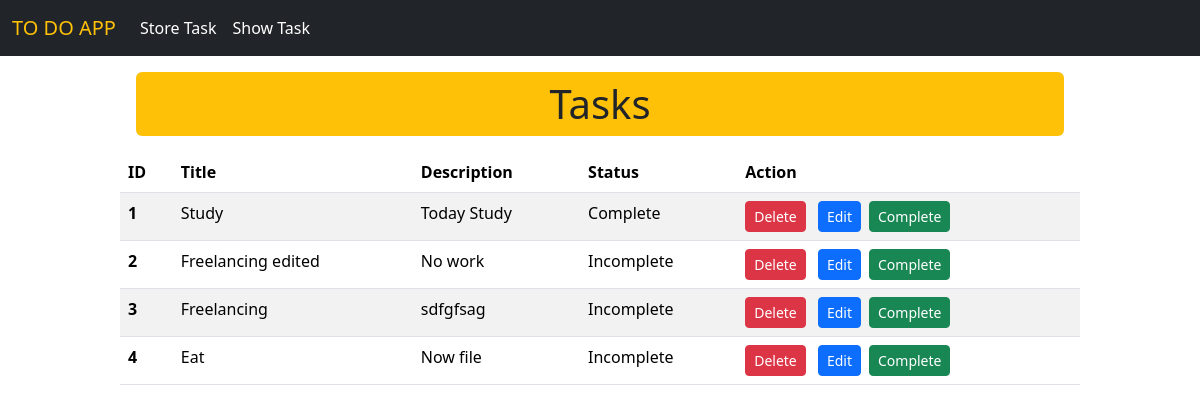
Page /show_task/ on the earlier database version.
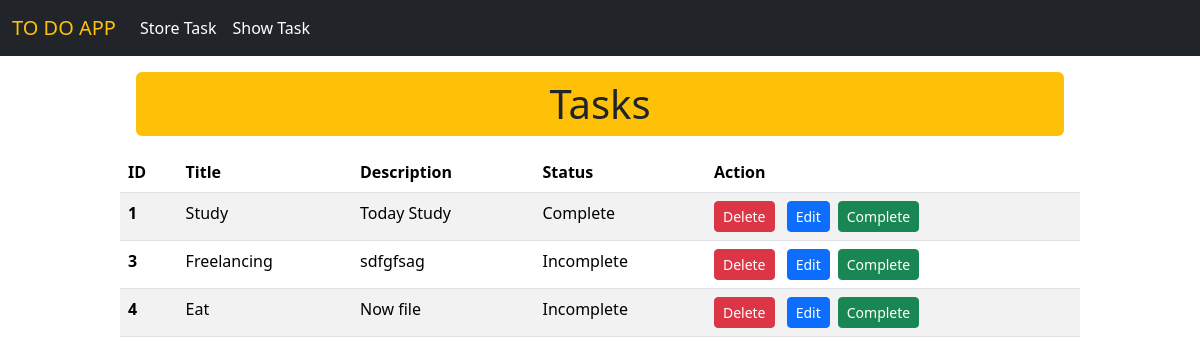
Same page on the later database version.
### first_app/models.py (models this page shows)
class TaskStoreModel(models.Model):
    id = models.IntegerField(primary_key=True)
    task_name = models.CharField(max_length=30)
    task_description = models.CharField(max_length=130)
    is_completed = models.BooleanField(default=False)
    def __str__(self):
        return self.task_name

### first_app/views.py (the view)
# urls.py: path('show_task/', show_task, name='show_task'),
def show_task(request):
    task = TaskStoreModel.objects.all()
    print(task)
    return render(request, 'show_task.html', {'data': task})

### first_app/templates/show_task.html
{% extends 'base.html' %}
{% block content %}
<div style="width: 80%; margin:auto">
    <h1 class="text-center bg-warning m-3 p-2 rounded">Tasks</h1>
    {% if data %}
    <table class="table table-striped">
        <thead>
            <tr>
                <th scope="col">ID</th>
                <th scope="col">Title</th>
                <th scope="col">Description</th>
                <th scope="col">Status</th>
                <th scope="col">Action</th>
            </tr>
        </thead>
        <tbody>
            {% for item in data %}
            <tr>
                <th scope="row">{{item.id}}</th>
                <td>{{item.task_name}}</td>
                <td>{{item.task_description}}</td>
                {% if item.is_completed %}
                <td>Complete</td>
                {% else %}
                <td>Incomplete</td>
                {% endif %}
                <td> <a href="{%url 'delete_task' id=item.id %}" class="btn btn-danger btn-sm">Delete</a> <a
                        href="{%url 'edit_task' id=item.id %}" class="btn btn-primary btn-sm mx-2">Edit</a><a
                        href="{% url 'complete_task' id=item.id %}" class="btn btn-success btn-sm">Complete</a>
                </td>
            </tr>
            {% endfor %}
        </tbody>
    </table>
    {% else %}
    <h3>No data available</h3>
    {% endif %}
</div>
{% endblock %}

Differences in the rows shown:
removed TaskStoreModel: id "2", task_name "Freelancing edited", task_description "No work", is_completed "Incomplete"
